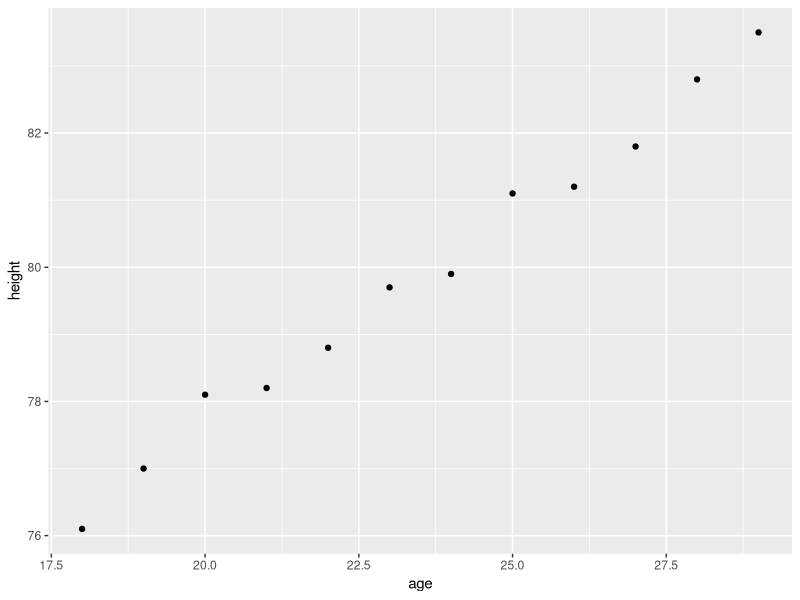
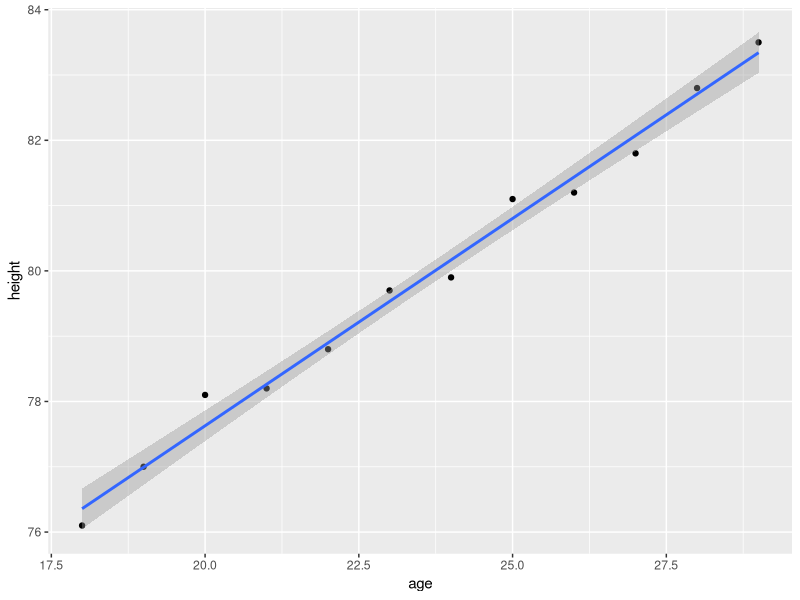
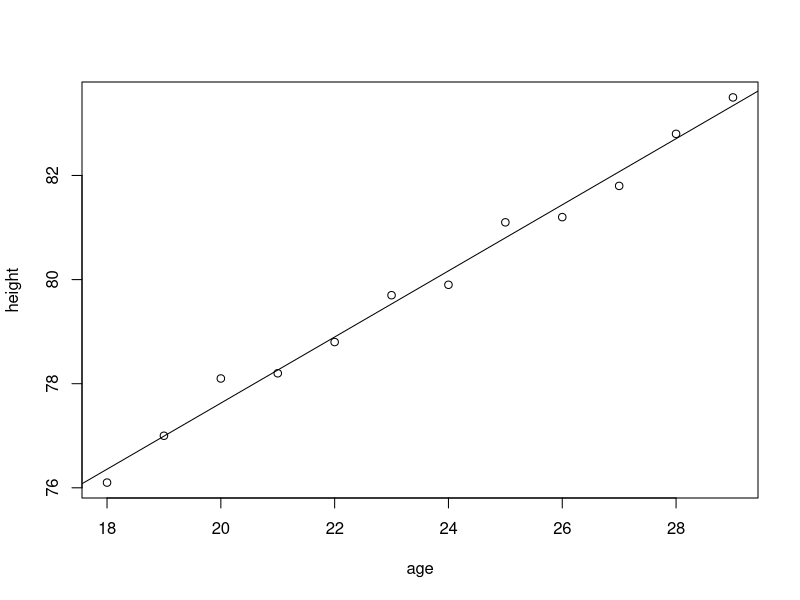
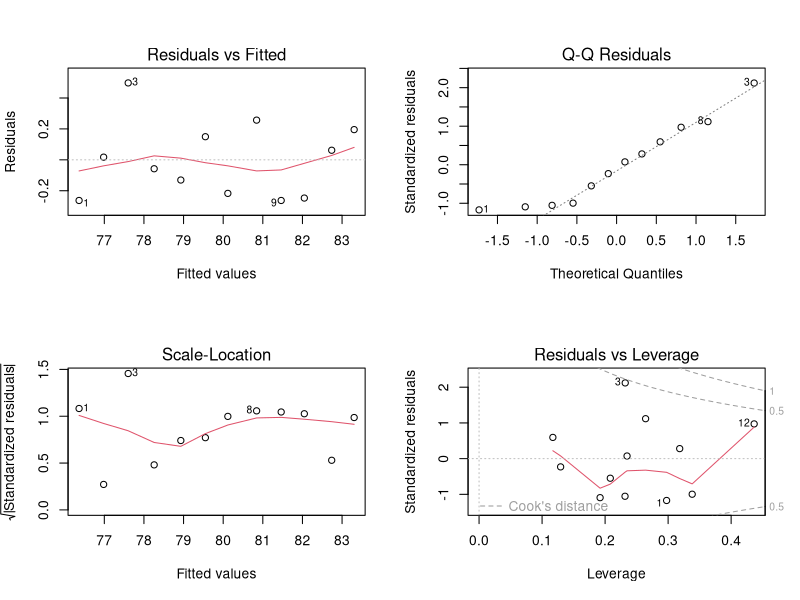
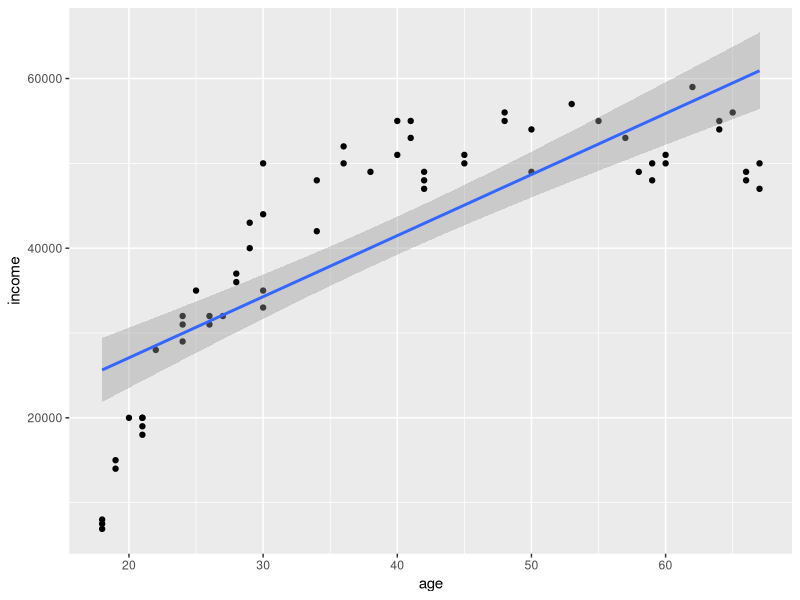
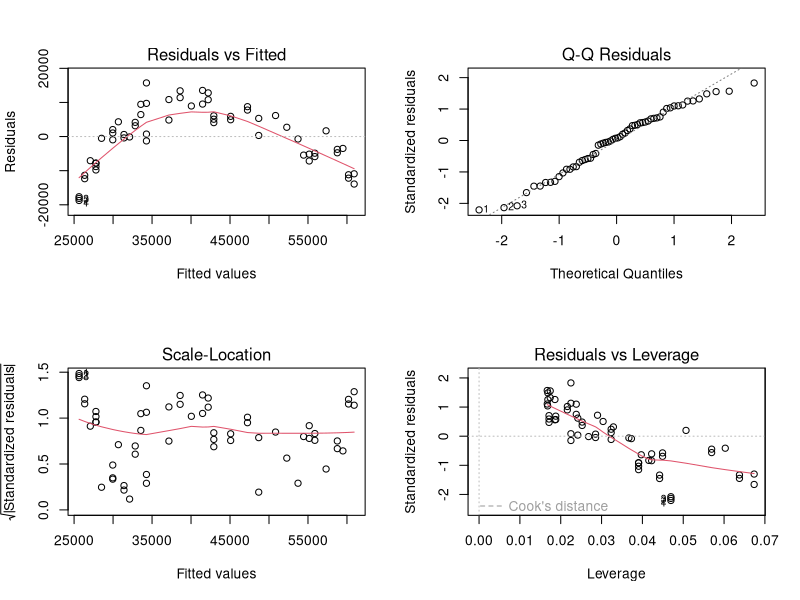
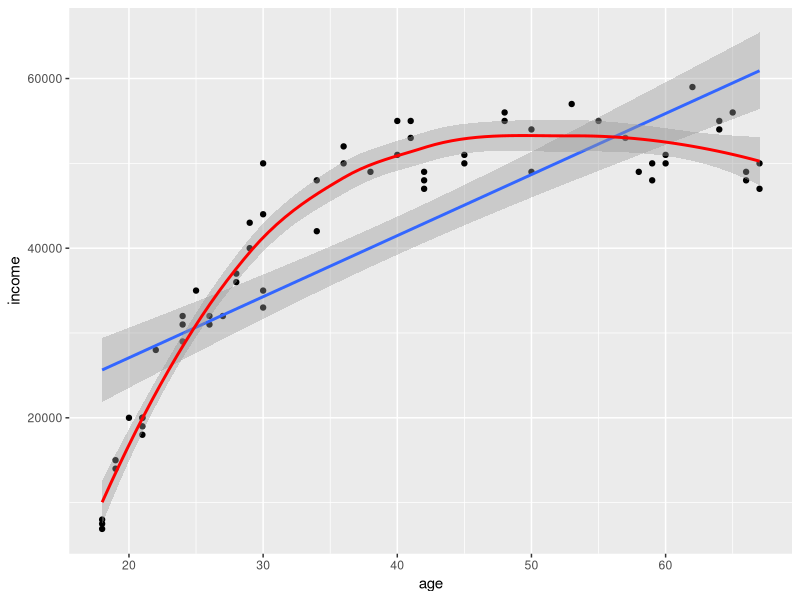
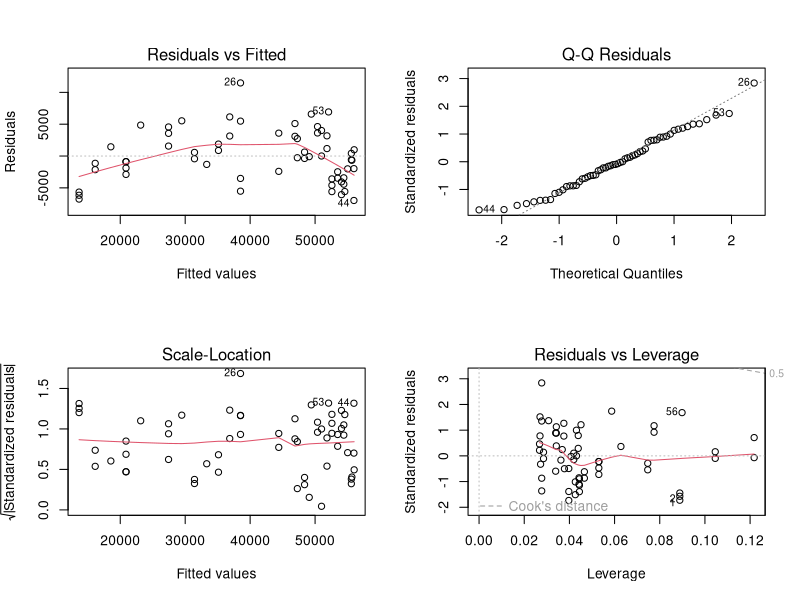

Source code (R) for these figures, in order:
## ---- chunk 1
knitr::opts_chunk$set(echo = TRUE)
## ---- chunk 2
library(readxl)
library(ggplot2)
options(scipen = 999) #set penalty for scientific notation high to disable it

## ---- chunk 3
ageandheight <- read_excel("Dateien von Canvas/ageandheight.xls") #load the data
lmHeight = lm(height~age, data = ageandheight) #Create the linear regression
summary(lmHeight) #Review the results
ggplot(data=ageandheight,aes(age,height))+
  geom_point()

ggplot(data=ageandheight,aes(age,height))+
  geom_point() +
  geom_smooth(method='lm',formula=y~x)
## ---- chunk 4
lmHeight2 = lm(height~age + no_siblings, data = ageandheight) #Create a linear regression with two variables
summary(lmHeight2) #Review the results
attributes(lmHeight2)
lmHeight2$coefficients
attach(ageandheight)
plot(age,height)
abline(lmHeight)
confint(lmHeight,level=0.99)
cor(age,height)
par(mfrow=c(2,2))
plot(lmHeight2)
catHeight <- cut(height,breaks=c(60,65,70,75,80,85,90,95), labels=c("A","B","C","D","E","F","G"), right=FALSE)

## ---- chunk 5
income <- read_excel("Dateien von Canvas/sampleData.xlsx")
lmincome <- lm(income~age,data = income)
ggplot(data=income,aes(age,income))+
  geom_point() +
  geom_smooth(method='lm',formula=y~x) 
summary(lmincome)
## ---- chunk 6
plot(lmincome)
## ---- chunk 7
ggplot(data=income,aes(age,income))+
  geom_point() +
  geom_smooth(method='lm',formula=y~x) +
  geom_smooth(method = 'loess', formula=y~x , color="red")
## ---- chunk 8
lmincome2 <- lm(income~age + I(age^2),data = income)
summary(lmincome2)
## ---- chunk 9
plot(lmincome2)
## ---- chunk 10
anova(lmincome,lmincome2)
## ---- chunk 11
ggplot(data=income,aes(age,income))+
  geom_point() +
  geom_smooth(method='lm',formula=y~x) +
  geom_smooth(method = 'lm', formula=y~poly(x,2), color="red")+
  geom_smooth(method = 'lm', formula=y~poly(x,3), color="green")
## ---- chunk 12
lmincome3 <- lm(income~age + I(age^2) + I(age^3),data = income)
summary(lmincome3)

## ---- chunk 13
plot(lmincome3)
## ---- chunk 14
anova(lmincome2,lmincome3)
## ---- chunk 15
ggplot(data=income,aes(age,income))+
  geom_point() +
  geom_smooth(method='lm',formula=y~x) +
  geom_smooth(method = 'lm', formula=y~poly(x,2), color="red")+
  geom_smooth(method = 'lm', formula=y~poly(x,3), color="green")+
  geom_smooth(method = 'lm', formula=y~poly(x,4), color="orange")

lmincome4 <- lm(income~age + I(age^2) + I(age^3) + I(age^4),data = income)
summary(lmincome4)

plot(lmincome4)

anova(lmincome3,lmincome4)
